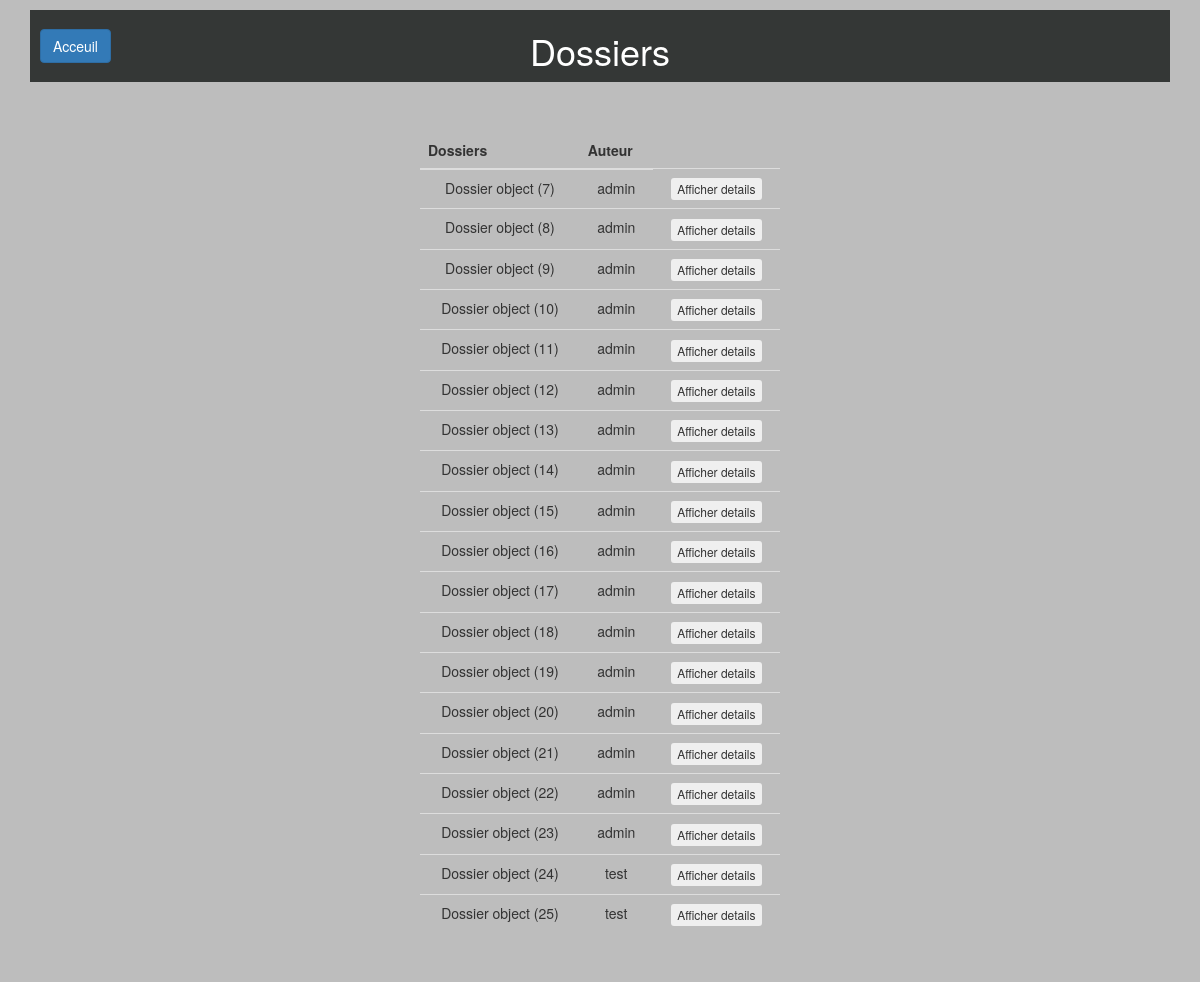
Page /consultertouslesdossiers/ (signed in) on the earlier database version.
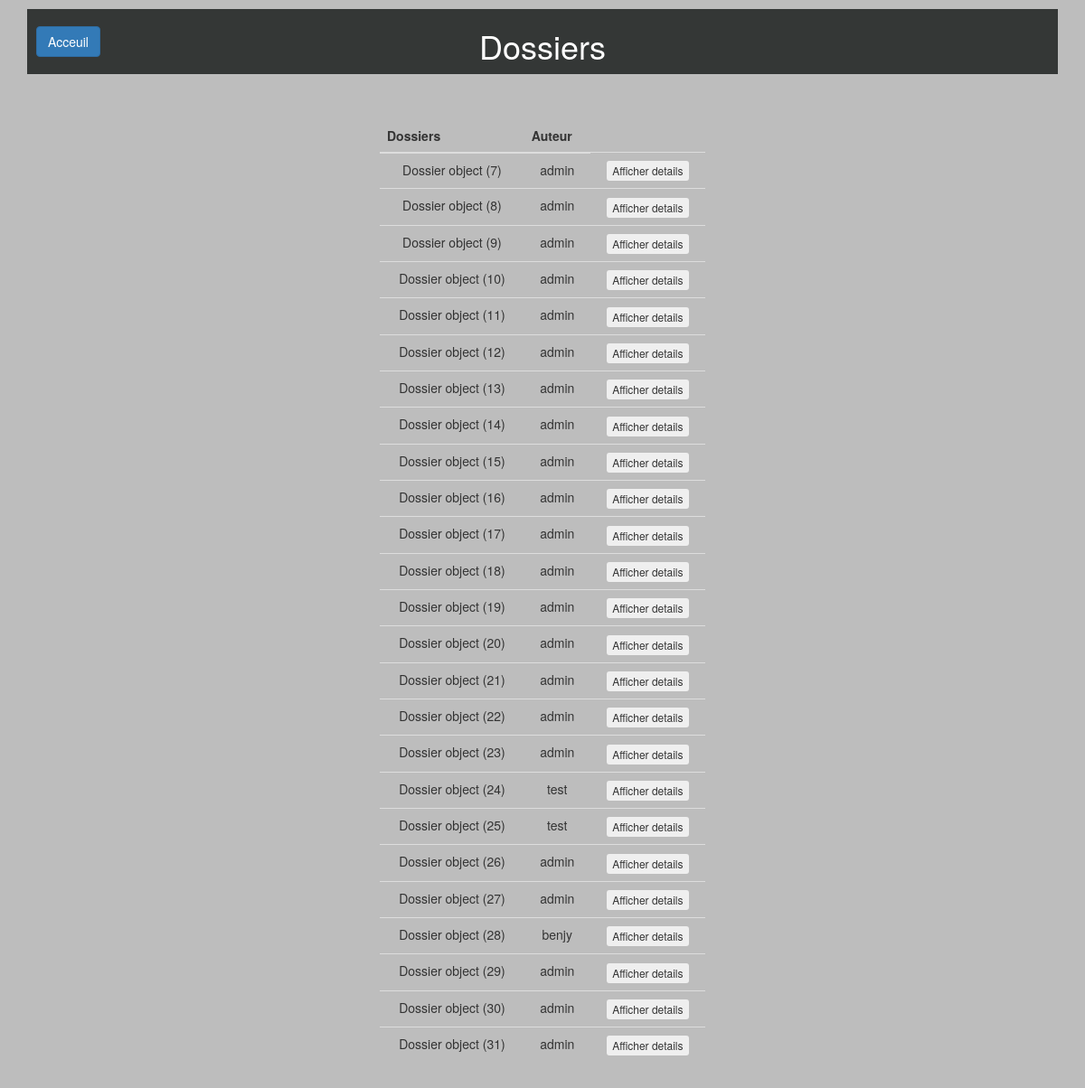
Same page on the later database version.
### calculdej/models.py (models this page shows, shortened)
class Dossier(models.Model):
    titre = models.CharField(max_length=30,default="")
    auteur = models.ForeignKey(settings.AUTH_USER_MODEL, on_delete=models.CASCADE)
    dernier = models.BooleanField(default=True)

### consultertouslesdossiers/views.py (the view)
# urls.py: url('consultertouslesdossiers/', include('consultertouslesdossiers.urls')),
@login_required
@user_passes_test(check_user)
def consultertouslesdossiers(request):
    dossiers = Dossier.objects.all()
    return render(request, 'consultertouslesdossiers/consultertouslesdossiers.html', locals())

### consultertouslesdossiers/views.py (called while the page is built)
def check_user(user):
    if user.is_authenticated:
        username = user.get_username()
    return username=='admin'

### consultertouslesdossiers/templates/consultertouslesdossiers/consultertouslesdossiers.html (shortened to what this page needs)
{% extends "base.html" %}
{% block header %}<h1>Dossiers</h1>{% endblock %}
{% block content %}
<table class="table">
  <thead>
       <tr>
           <th>Dossiers</th>
           <th>Auteur</th>
       </tr>
   </thead>
   <tbody>
       {% for d in dossiers %}
       <tr>
           <td>{{ d }}</td>
           <td>{{ d.auteur }}</td>
           <td>
             <form method="post">
                 <button class="btn btn-xs" type="submit" name="btnaffdetails" value="{{d.id}}">Afficher details</button>
             </form>
          </td>
       </tr>
      {%endfor%}
    </tbody>
</table>
{% endblock %}

### templates/base.html (shortened to what this page needs)
<!DOCTYPE html>
<html lang="fr">
  <head>
    <link rel="stylesheet" href="https://maxcdn.bootstrapcdn.com/bootstrap/3.3.7/css/bootstrap.min.css">
    <link rel="stylesheet" href="/static/css/style.css">
  </head>
  <body>
    <div class="container">
      <header>
        {% if user.is_authenticated %}<a id="home" class="btn btn-primary" href="{% url 'connexion' %}" role="button">Acceuil</a>{% endif %}
        {% block header %}{% endblock %}
      </header>
      <div class="row">
        <section id="content" class="col-sm-offset-4 col-sm-4 col-sm-offset-4">
          {% block content %}{% endblock %}
        </section>
      </div>
    </div>
  </body>
</html>

### static/css/style.css (style rules this page uses)
body { background-color: #BDBDBD; margin-left: auto; margin-right: auto; }
[class*="col-"], footer { text-align: center; }
[class*="row"] { margin-bottom: 40px; }
#content { padding-top: 50px; }
header { text-align: center; background-color: #343736; margin-top: 10px; padding-bottom: 1px; padding-top: 1px; color: white; position: relative; }
#home { position: absolute; left: 10px; top: 50%; transform: translateY(-50%); }

Differences in the rows shown:
added Dossier: id "Dossier object (26)", auteur "admin"
added Dossier: id "Dossier object (27)", auteur "admin"
added Dossier: id "Dossier object (28)", auteur "benjy"
added Dossier: id "Dossier object (29)", auteur "admin"
added Dossier: id "Dossier object (30)", auteur "admin"
added Dossier: id "Dossier object (31)", auteur "admin"
